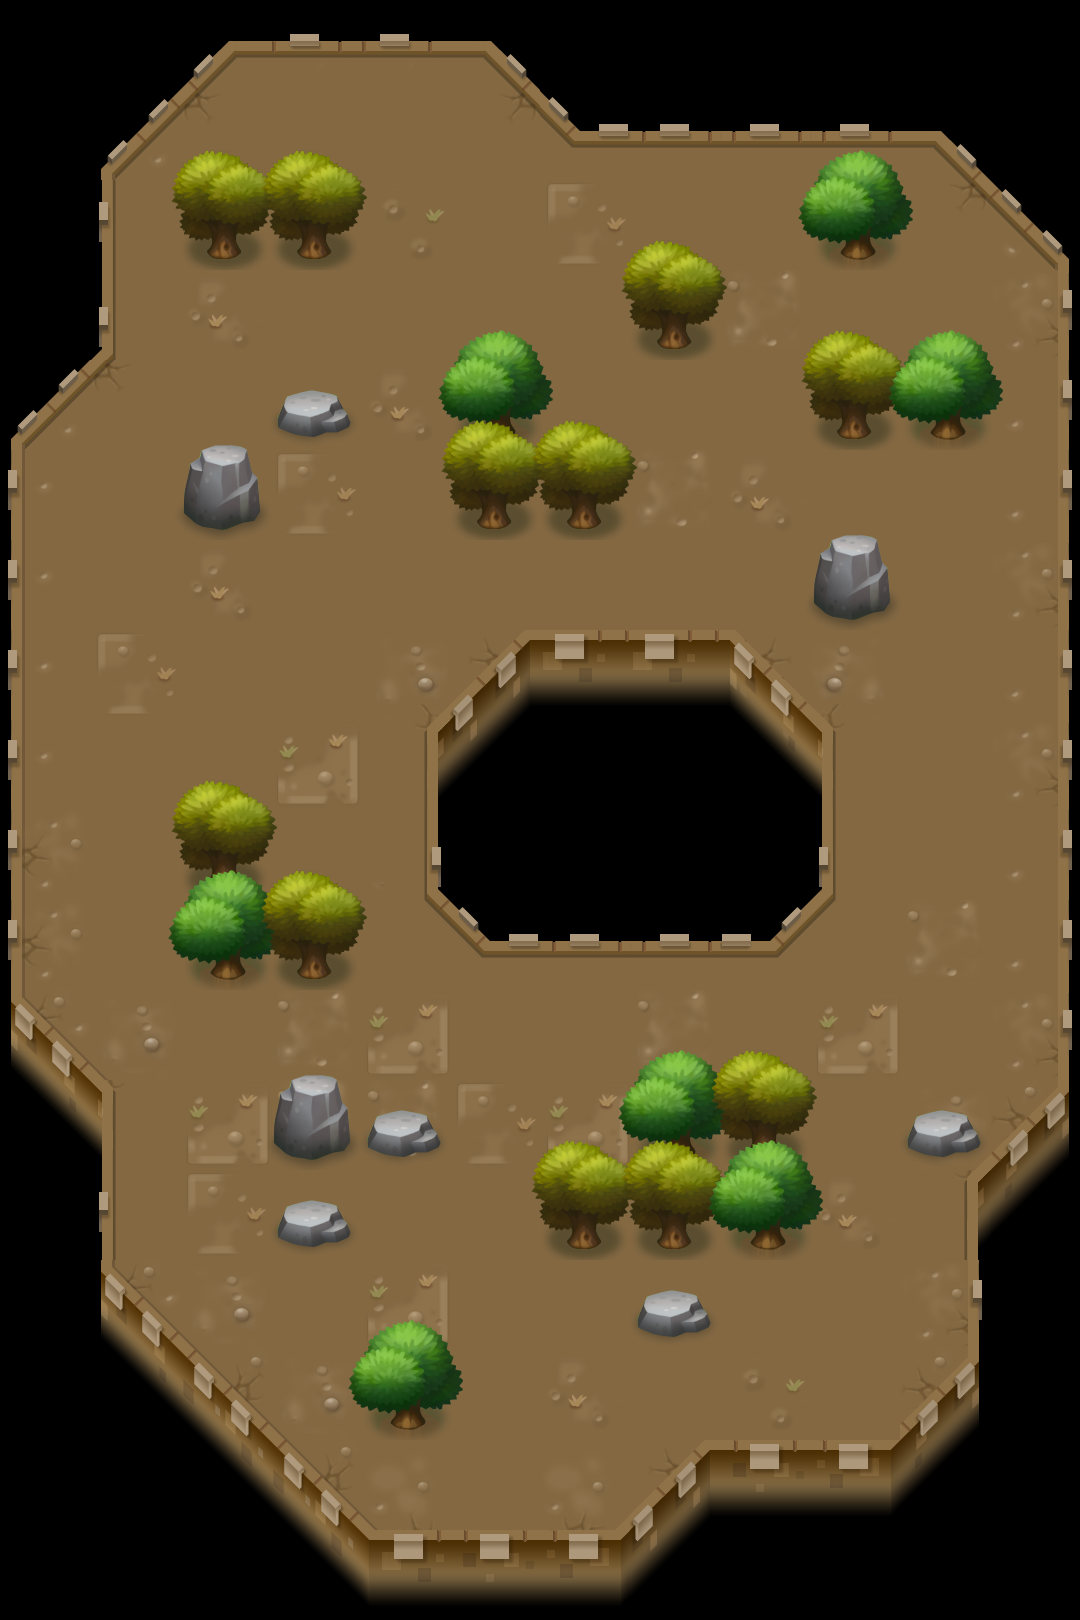

Rendered tile map (Tiled .tmx) drawn with the repository's tilesets; below, a short description and the map source with its tile grids summarised:
An orthogonal 12x18 tile map with 90x90 px tiles, 3 tile layers (fringe, ground, objects), 3 tilesets.

<map version="1.0" orientation="orthogonal" renderorder="right-down" width="12" height="18" tilewidth="90" tileheight="90" nextobjectid="1">
 <tileset firstgid="1" name="tex2" tilewidth="120" tileheight="120">
  <tileoffset x="-15" y="0" />
  <image source="tex2.png" width="960" height="960" />
 </tileset>
 <tileset firstgid="65" name="sandfringe" tilewidth="90" tileheight="90">
  <image source="tex3.png" width="900" height="900" />
 </tileset>
 <tileset firstgid="165" name="ground1" tilewidth="90" tileheight="90">
  <image source="ground-1.png" width="540" height="540" />
 </tileset>
 <layer name="fringe" width="12" height="18">
  <properties>
   <property name="cc_vertexz" value="-1000" />
  </properties>
  <data>[216 cells, 82 non-empty, 43 distinct tile ids]</data>
 </layer>
 <layer name="ground" width="12" height="18">
  <properties>
   <property name="cc_vertexz" value="-1000" />
  </properties>
  <data>[216 cells, 102 non-empty, 7 distinct tile ids]</data>
 </layer>
 <layer name="objects" width="12" height="18">
  <properties>
   <property name="cc_alpha_func" value="0.05" />
   <property name="cc_vertexz" value="automatic" />
  </properties>
  <data>[216 cells, 26 non-empty, 4 distinct tile ids]</data>
 </layer>
</map>
